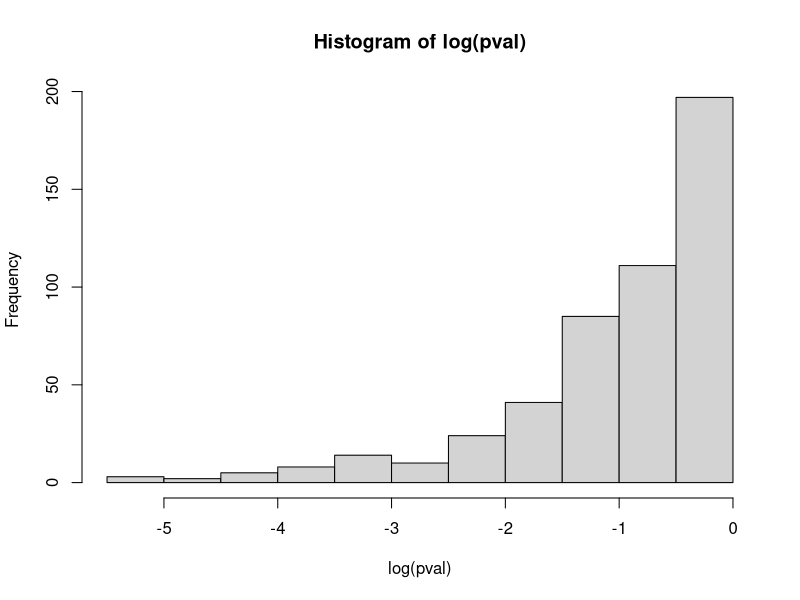
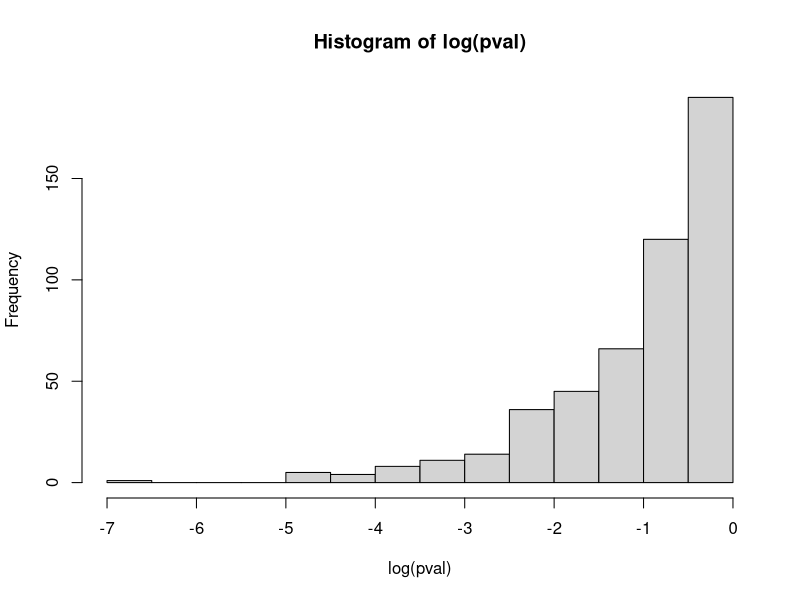
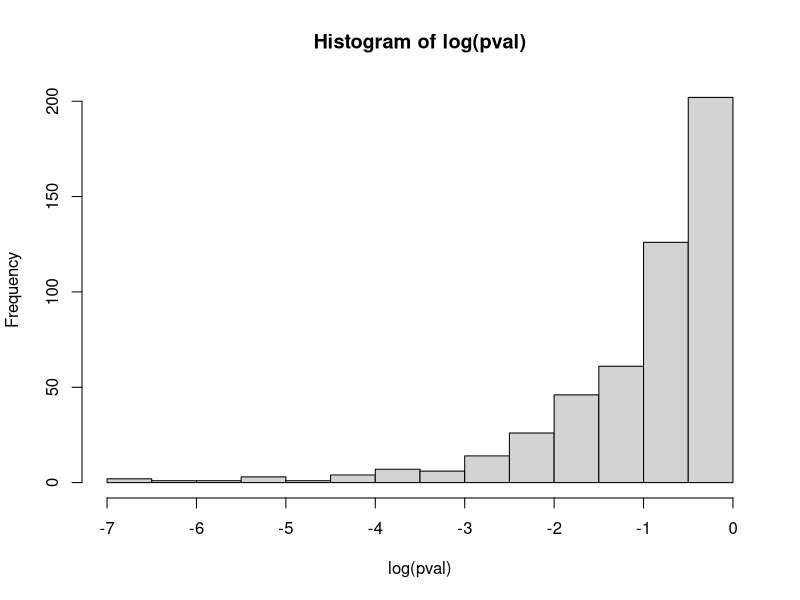
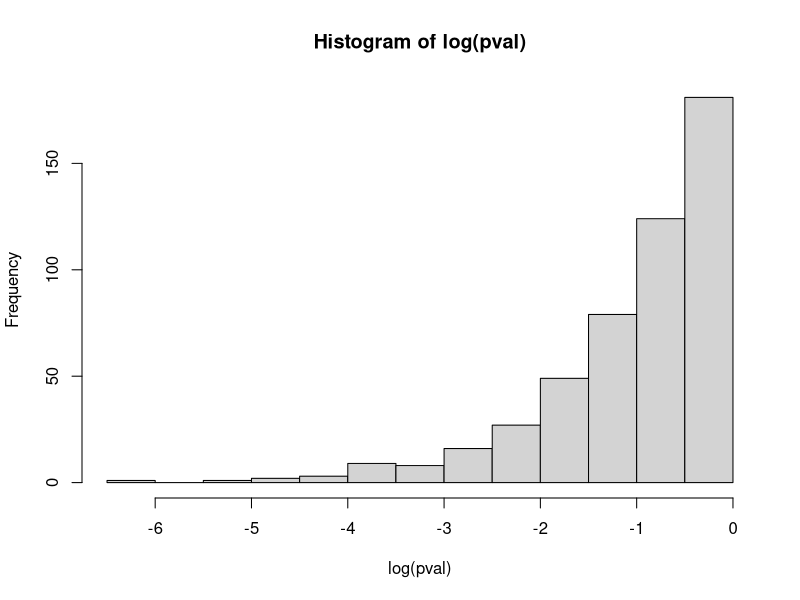
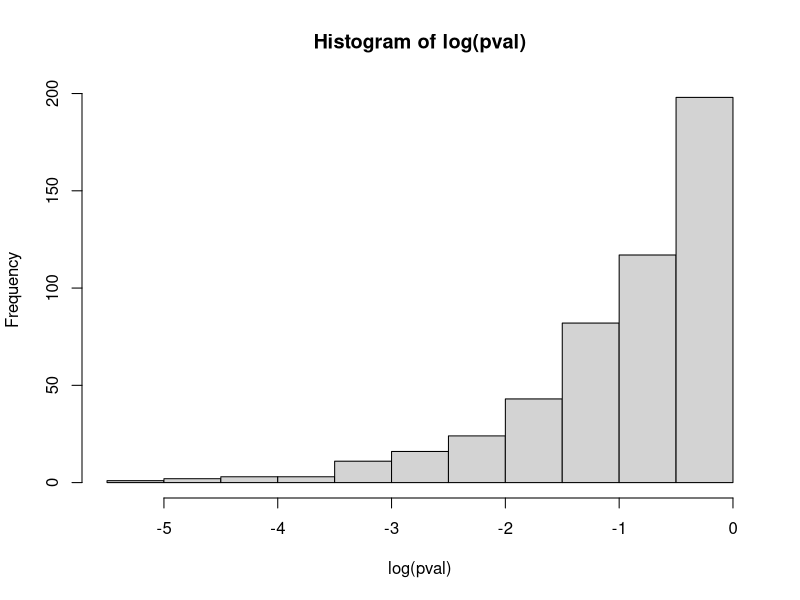
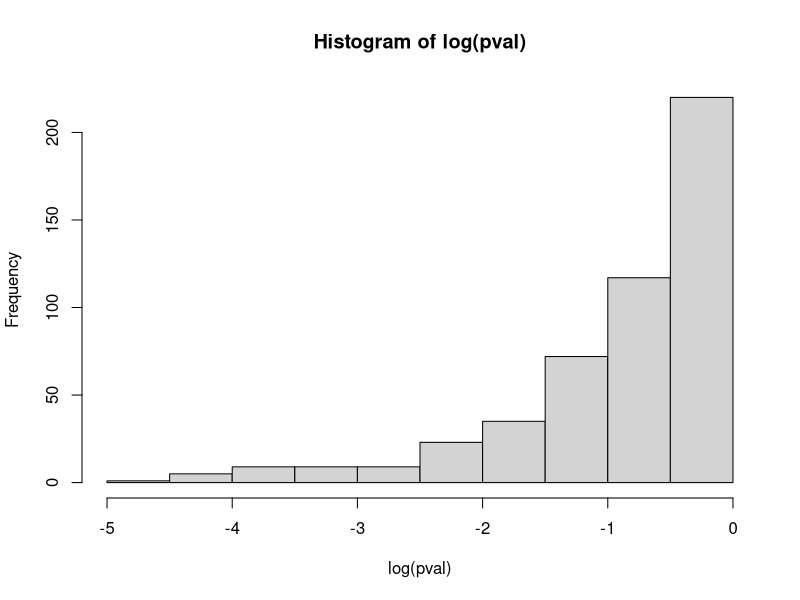
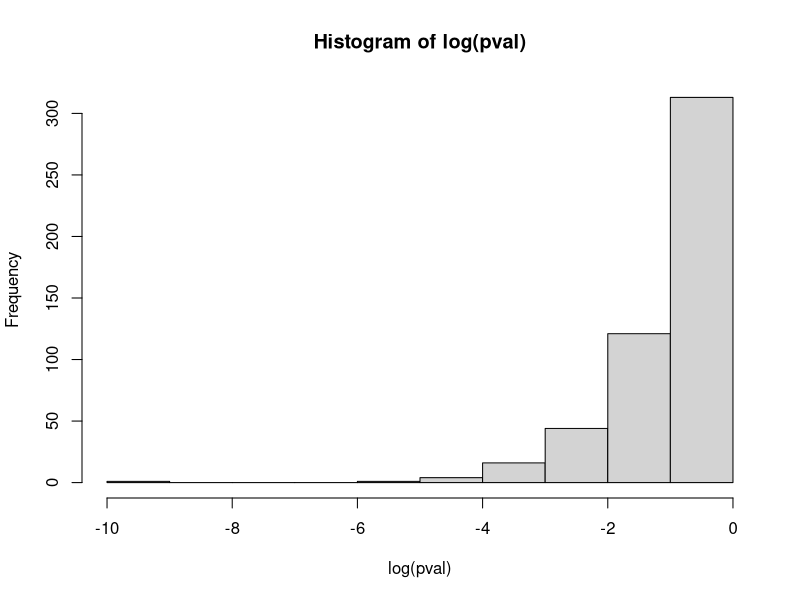
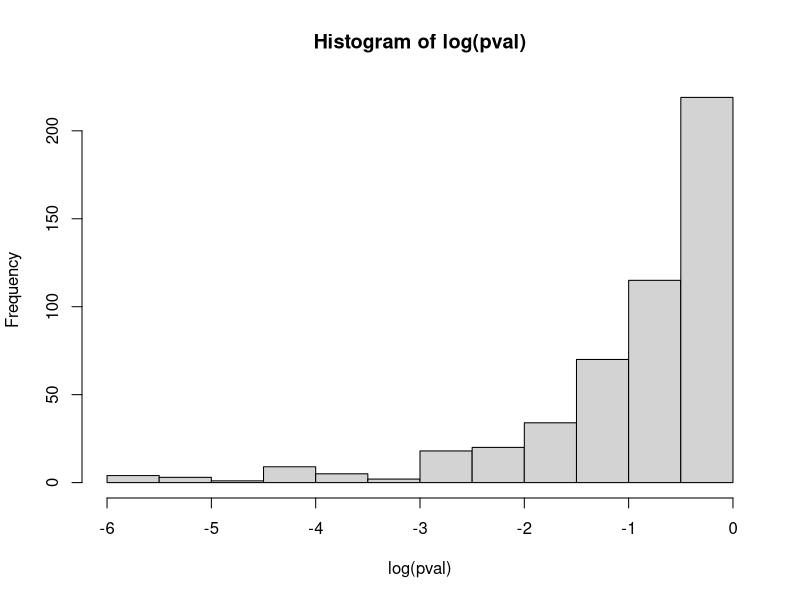

Write R code to recreate these figures, in order.
## ---- chunk 1
a<- 15.25
s<-3.3
n<-15
error <- qt(0.975,df=n-1)*s/sqrt(n)
left <- a-error
left
right <- a+error
right

#second
a<- 12.25
s<-3.6
n<-12
error <- qt(0.975,df=n-1)*s/sqrt(n)
left <- a-error
left
right <- a+error
right

## ---- chunk 2
prop.test((60/100)*1024, 1024, conf.level=0.95, correct = FALSE)
prop.test((60/100)*1024, 1024, conf.level=0.90, correct = FALSE)


## ---- chunk 3
m<-c(0,0.5,1,2,3)
sd<-c(0.01,0.25,0.5,1,2)
c<- expand.grid(a=m,b=sd)

##sample size of 10


t.test.stats <- function(m,s,n,samp) {
  pval<- integer(length = 0)
  for(i in 1:n){
   d<- rnorm(samp, m, s)
   e<- rnorm(samp,m,s)
  pval[i]<-  (t.test(d,e)$p.value)
}
 hist(log(pval))
}

invisible(mapply(t.test.stats,c$a,c$b,500,10))

## ---- chunk 4
invisible(mapply(t.test.stats,c$a,c$b,500,30))

#### for 300
invisible(mapply(t.test.stats,c$a,c$b,500,300))

